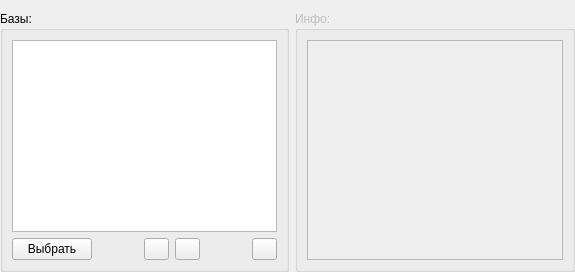
   <widget class="QWidget" name="page">
    <layout class="QGridLayout" name="gridLayout_10">
     <property name="leftMargin">
      <number>0</number>
     </property>
     <property name="rightMargin">
      <number>0</number>
     </property>
     <property name="bottomMargin">
      <number>0</number>
     </property>
     <item row="0" column="0">
      <widget class="QGroupBox" name="groupBox_Databases">
       <property name="title">
        <string>Базы:</string>
       </property>
       <layout class="QGridLayout" name="gridLayout_2">
        <item row="1" column="0">
         <widget class="QPushButton" name="pushButton_Open">
          <property name="text">
           <string>Выбрать</string>
          </property>
         </widget>
        </item>
        <item row="1" column="3">
         <widget class="QPushButton" name="pushButton_DeleteDB">
          <property name="sizePolicy">
           <sizepolicy hsizetype="Fixed" vsizetype="Fixed">
            <horstretch>0</horstretch>
            <verstretch>0</verstretch>
           </sizepolicy>
          </property>
          <property name="minimumSize">
           <size>
            <width>20</width>
            <height>20</height>
           </size>
          </property>
          <property name="maximumSize">
           <size>
            <width>25</width>
            <height>25</height>
           </size>
          </property>
          <property name="sizeIncrement">
           <size>
            <width>20</width>
            <height>20</height>
           </size>
          </property>
          <property name="text">
           <string/>
          </property>
          <property name="icon">
           <iconset>
            <normaloff>resource/минус.png</normaloff>resource/минус.png</iconset>
          </property>
         </widget>
        </item>
        <item row="1" column="4">
         <spacer name="horizontalSpacer_6">
          <property name="orientation">
           <enum>Qt::Horizontal</enum>
          </property>
          <property name="sizeType">
           <enum>QSizePolicy::Preferred</enum>
          </property>
          <property name="sizeHint" stdset="0">
           <size>
            <width>40</width>
            <height>20</height>
           </size>
          </property>
         </spacer>
        </item>
        <item row="0" column="0" colspan="6">
         <widget class="QListWidget" name="listWidget_Databases"/>
        </item>
        <item row="1" column="1">
         <spacer name="horizontalSpacer_5">
          <property name="orientation">
           <enum>Qt::Horizontal</enum>
          </property>
          <property name="sizeType">
           <enum>QSizePolicy::Preferred</enum>
          </property>
          <property name="sizeHint" stdset="0">
           <size>
            <width>40</width>
            <height>20</height>
           </size>
          </property>
         </spacer>
        </item>
        <item row="1" column="5">
         <widget class="QPushButton" name="pushButton_SetDB">
          <property name="maximumSize">
           <size>
            <width>25</width>
            <height>25</height>
           </size>
          </property>
          <property name="text">
           <string/>
          </property>
          <property name="icon">
           <iconset>
            <normaloff>resource/шестерня.png</normaloff>resource/шестерня.png</iconset>
          </property>
         </widget>
        </item>
        <item row="1" column="2">
         <widget class="QPushButton" name="pushButton_AddDB">
          <property name="sizePolicy">
           <sizepolicy hsizetype="Preferred" vsizetype="Preferred">
            <horstretch>0</horstretch>
            <verstretch>0</verstretch>
           </sizepolicy>
          </property>
          <property name="minimumSize">
           <size>
            <width>20</width>
            <height>20</height>
           </size>
          </property>
          <property name="maximumSize">
           <size>
            <width>25</width>
            <height>25</height>
           </size>
          </property>
          <property name="sizeIncrement">
           <size>
            <width>20</width>
            <height>20</height>
           </size>
          </property>
          <property name="baseSize">
           <size>
            <width>20</width>
            <height>20</height>
           </size>
          </property>
          <property name="text">
           <string/>
          </property>
          <property name="icon">
           <iconset>
            <normaloff>resource/плюс.png</normaloff>resource/плюс.png</iconset>
          </property>
          <property name="checkable">
           <bool>false</bool>
          </property>
          <property name="checked">
           <bool>false</bool>
          </property>
         </widget>
        </item>
       </layout>
      </widget>
     </item>
     <item row="0" column="1">
      <widget class="QGroupBox" name="groupBox_Info">
       <property name="enabled">
        <bool>false</bool>
       </property>
       <property name="title">
        <string>Инфо:</string>
       </property>
       <layout class="QGridLayout" name="gridLayout_5">
        <item row="0" column="0">
         <widget class="QPlainTextEdit" name="plainTextEdit"/>
        </item>
       </layout>
      </widget>
     </item>
    </layout>
   </widget>
